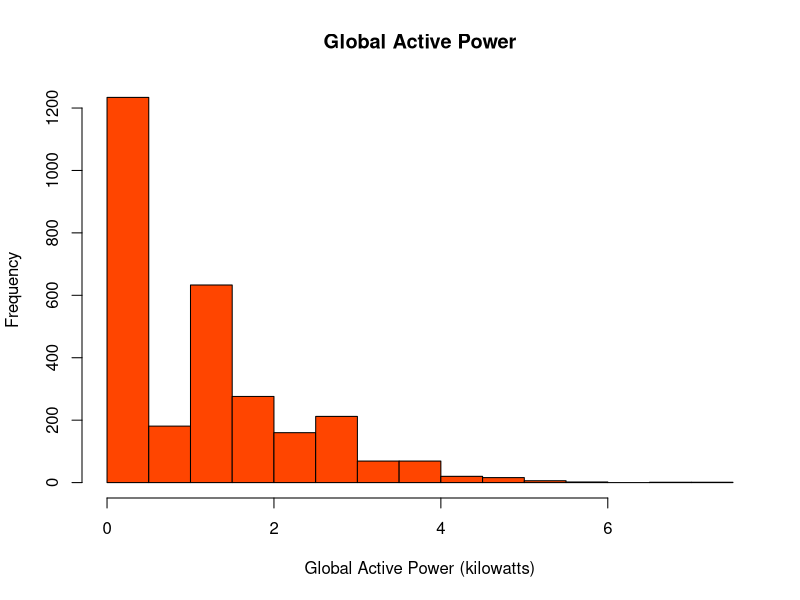

Here is the R script that generated this plot:
## Plot 1: Histogram of Global Active Power

plotdata <- read.csv("plot_data.csv")
png(file = "plot1.png")
with(plotdata,
     hist(Global_active_power, col = "orangered",
          xlab = "Global Active Power (kilowatts)",
          main = "Global Active Power"))
dev.off()
